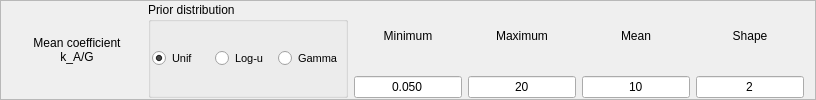
         <widget class="QFrame" name="mc2Frame">
          <property name="maximumSize">
           <size>
            <width>16777215</width>
            <height>100</height>
           </size>
          </property>
          <property name="frameShape">
           <enum>QFrame::StyledPanel</enum>
          </property>
          <property name="frameShadow">
           <enum>QFrame::Raised</enum>
          </property>
          <layout class="QHBoxLayout" name="horizontalLayout_10">
           <property name="topMargin">
            <number>1</number>
           </property>
           <property name="bottomMargin">
            <number>1</number>
           </property>
           <item>
            <widget class="QLabel" name="mc2Label">
             <property name="minimumSize">
              <size>
               <width>130</width>
               <height>0</height>
              </size>
             </property>
             <property name="maximumSize">
              <size>
               <width>130</width>
               <height>16777215</height>
              </size>
             </property>
             <property name="font">
              <font>
               <pointsize>9</pointsize>
              </font>
             </property>
             <property name="text">
              <string>Mean coefficient
k_A/G</string>
             </property>
             <property name="alignment">
              <set>Qt::AlignCenter</set>
             </property>
            </widget>
           </item>
           <item>
            <widget class="QGroupBox" name="groupBox_5">
             <property name="minimumSize">
              <size>
               <width>200</width>
               <height>0</height>
              </size>
             </property>
             <property name="maximumSize">
              <size>
               <width>200</width>
               <height>16777215</height>
              </size>
             </property>
             <property name="title">
              <string>Prior distribution</string>
             </property>
             <layout class="QHBoxLayout" name="horizontalLayout_11">
              <property name="spacing">
               <number>1</number>
              </property>
              <property name="leftMargin">
               <number>1</number>
              </property>
              <property name="rightMargin">
               <number>1</number>
              </property>
              <item>
               <widget class="QRadioButton" name="mc2UnifRadio">
                <property name="font">
                 <font>
                  <pointsize>8</pointsize>
                 </font>
                </property>
                <property name="text">
                 <string>Unif</string>
                </property>
                <property name="checked">
                 <bool>true</bool>
                </property>
               </widget>
              </item>
              <item>
               <widget class="QRadioButton" name="mc2LogRadio">
                <property name="font">
                 <font>
                  <pointsize>8</pointsize>
                 </font>
                </property>
                <property name="text">
                 <string>Log-u</string>
                </property>
                <property name="checked">
                 <bool>false</bool>
                </property>
               </widget>
              </item>
              <item>
               <widget class="QRadioButton" name="mc2GammaRadio">
                <property name="font">
                 <font>
                  <pointsize>8</pointsize>
                 </font>
                </property>
                <property name="text">
                 <string>Gamma</string>
                </property>
               </widget>
              </item>
             </layout>
            </widget>
           </item>
           <item>
            <layout class="QVBoxLayout" name="verticalLayout_18">
             <item>
              <widget class="QLabel" name="label_24">
               <property name="maximumSize">
                <size>
                 <width>16777215</width>
                 <height>16777215</height>
                </size>
               </property>
               <property name="text">
                <string>Minimum</string>
               </property>
               <property name="alignment">
                <set>Qt::AlignCenter</set>
               </property>
              </widget>
             </item>
             <item>
              <widget class="QLineEdit" name="mc2MinEdit">
               <property name="maximumSize">
                <size>
                 <width>16777215</width>
                 <height>16777215</height>
                </size>
               </property>
               <property name="text">
                <string>0.050</string>
               </property>
               <property name="alignment">
                <set>Qt::AlignCenter</set>
               </property>
              </widget>
             </item>
            </layout>
           </item>
           <item>
            <layout class="QVBoxLayout" name="verticalLayout_19">
             <item>
              <widget class="QLabel" name="label_25">
               <property name="maximumSize">
                <size>
                 <width>16777215</width>
                 <height>16777215</height>
                </size>
               </property>
               <property name="text">
                <string>Maximum</string>
               </property>
               <property name="alignment">
                <set>Qt::AlignCenter</set>
               </property>
              </widget>
             </item>
             <item>
              <widget class="QLineEdit" name="mc2MaxEdit">
               <property name="maximumSize">
                <size>
                 <width>16777215</width>
                 <height>16777215</height>
                </size>
               </property>
               <property name="text">
                <string>20</string>
               </property>
               <property name="alignment">
                <set>Qt::AlignCenter</set>
               </property>
              </widget>
             </item>
            </layout>
           </item>
           <item>
            <layout class="QVBoxLayout" name="verticalLayout_20">
             <item>
              <widget class="QLabel" name="label_26">
               <property name="maximumSize">
                <size>
                 <width>16777215</width>
                 <height>16777215</height>
                </size>
               </property>
               <property name="text">
                <string>Mean</string>
               </property>
               <property name="alignment">
                <set>Qt::AlignCenter</set>
               </property>
              </widget>
             </item>
             <item>
              <widget class="QLineEdit" name="mc2MeanEdit">
               <property name="maximumSize">
                <size>
                 <width>16777215</width>
                 <height>16777215</height>
                </size>
               </property>
               <property name="text">
                <string>10</string>
               </property>
               <property name="alignment">
                <set>Qt::AlignCenter</set>
               </property>
              </widget>
             </item>
            </layout>
           </item>
           <item>
            <layout class="QVBoxLayout" name="verticalLayout_21">
             <item>
              <widget class="QLabel" name="label_27">
               <property name="maximumSize">
                <size>
                 <width>16777215</width>
                 <height>16777215</height>
                </size>
               </property>
               <property name="text">
                <string>Shape</string>
               </property>
               <property name="alignment">
                <set>Qt::AlignCenter</set>
               </property>
              </widget>
             </item>
             <item>
              <widget class="QLineEdit" name="mc2ShapeEdit">
               <property name="maximumSize">
                <size>
                 <width>16777215</width>
                 <height>16777215</height>
                </size>
               </property>
               <property name="text">
                <string>2</string>
               </property>
               <property name="alignment">
                <set>Qt::AlignCenter</set>
               </property>
              </widget>
             </item>
            </layout>
           </item>
          </layout>
         </widget>
